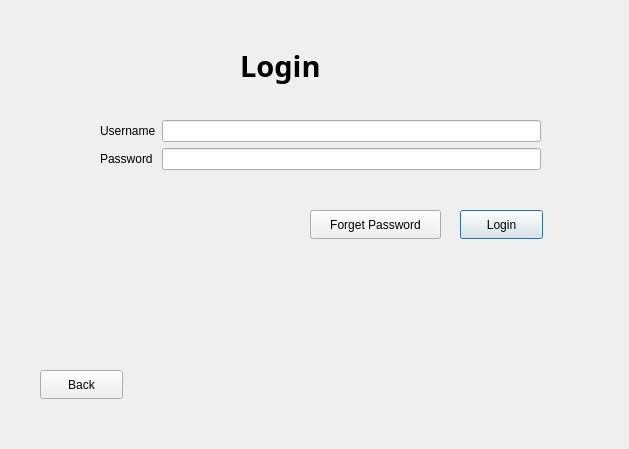
<?xml version="1.0" encoding="UTF-8"?>
<ui version="4.0">
 <class>Login_Page</class>
 <widget class="QDialog" name="Login_Page">
  <property name="geometry">
   <rect>
    <x>0</x>
    <y>0</y>
    <width>629</width>
    <height>449</height>
   </rect>
  </property>
  <property name="windowTitle">
   <string>Dialog</string>
  </property>
  <widget class="QLabel" name="label">
   <property name="geometry">
    <rect>
     <x>240</x>
     <y>30</y>
     <width>221</width>
     <height>71</height>
    </rect>
   </property>
   <property name="font">
    <font>
     <family>Rockwell Extra Bold</family>
     <pointsize>22</pointsize>
     <bold>true</bold>
    </font>
   </property>
   <property name="text">
    <string>Login</string>
   </property>
  </widget>
  <widget class="QWidget" name="formLayoutWidget">
   <property name="geometry">
    <rect>
     <x>100</x>
     <y>120</y>
     <width>441</width>
     <height>81</height>
    </rect>
   </property>
   <layout class="QFormLayout" name="formLayout">
    <item row="0" column="0">
     <widget class="QLabel" name="label_2">
      <property name="text">
       <string>Username</string>
      </property>
     </widget>
    </item>
    <item row="1" column="0">
     <widget class="QLabel" name="label_3">
      <property name="text">
       <string>Password</string>
      </property>
     </widget>
    </item>
    <item row="0" column="1">
     <widget class="QLineEdit" name="UserInLogin"/>
    </item>
    <item row="1" column="1">
     <widget class="QLineEdit" name="PassInLogin"/>
    </item>
   </layout>
  </widget>
  <widget class="QPushButton" name="LoginBTN">
   <property name="geometry">
    <rect>
     <x>460</x>
     <y>210</y>
     <width>83</width>
     <height>29</height>
    </rect>
   </property>
   <property name="text">
    <string>Login</string>
   </property>
  </widget>
  <widget class="QPushButton" name="FPBTN">
   <property name="geometry">
    <rect>
     <x>310</x>
     <y>210</y>
     <width>131</width>
     <height>29</height>
    </rect>
   </property>
   <property name="text">
    <string>Forget Password</string>
   </property>
  </widget>
  <widget class="QPushButton" name="pushButton_3">
   <property name="geometry">
    <rect>
     <x>40</x>
     <y>370</y>
     <width>83</width>
     <height>29</height>
    </rect>
   </property>
   <property name="text">
    <string>Back</string>
   </property>
  </widget>
 </widget>
 <resources/>
 <connections/>
</ui>
